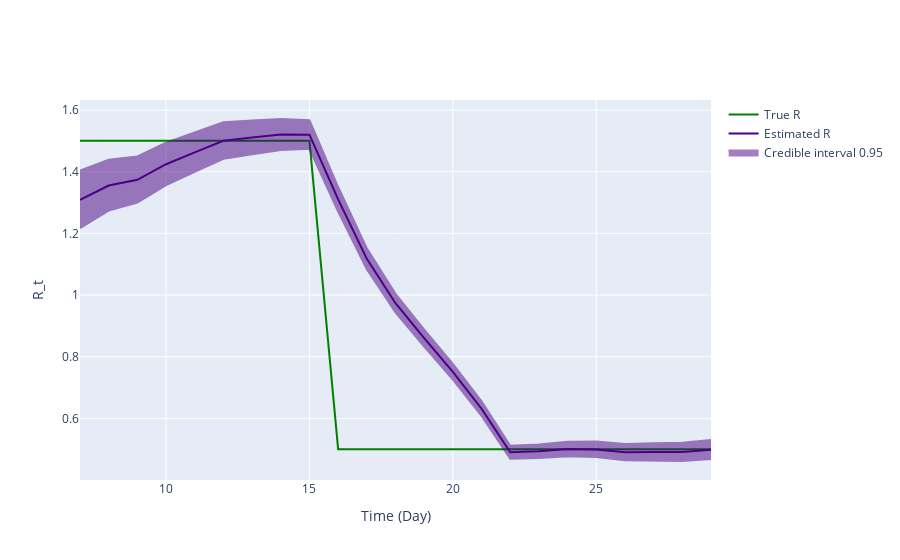

Notebook cell for this chart:
### Code cell
fig = ReproductionNumberPlot()

fig.add_ground_truth_rt(ground_truth)
fig.add_interval_rt(interval)

fig.update_labels(time_label='Time (Day)', r_label='R_t')

fig.show_figure()

### Figure 1 — Plotly figure (JSON) as saved in the notebook; plotly's stock layout.template omitted (floating-point values rounded to 4 significant figures)
{"data": [{"line": {"color": "green"}, "mode": "lines", "name": "True R", "type": "scatter", "x": [7, 8, 9, 10, 11, 12, 13, 14, 15, 16, 17, 18, 19, 20, 21, 22, 23, 24, 25, 26, 27, 28, 29], "y": [1.5, 1.5, 1.5, 1.5, 1.5, 1.5, 1.5, 1.5, 1.5, 0.5, 0.5, 0.5, 0.5, 0.5, 0.5, 0.5, 0.5, 0.5, 0.5, 0.5, 0.5, 0.5, 0.5]}, {"line": {"color": "indigo"}, "mode": "lines", "name": "Estimated R", "type": "scatter", "x": [7, 8, 9, 10, 11, 12, 13, 14, 15, 16, 17, 18, 19, 20, 21, 22, 23, 24, 25, 26, 27, 28, 29], "y": [1.309, 1.355, 1.374, 1.424, 1.463, 1.501, 1.511, 1.52, 1.52, 1.31, 1.117, 0.9735, 0.8604, 0.7511, 0.6313, 0.4901, 0.4932, 0.5003, 0.4993, 0.4901, 0.4912, 0.4908, 0.4985]}, {"fill": "toself", "fillcolor": "indigo", "line": {"color": "indigo"}, "mode": "lines", "name": "Credible interval 0.95", "opacity": 0.5, "type": "scatter", "x": [7, 8, 9, 10, 11, 12, 13, 14, 15, 16, 17, 18, 19, 20, 21, 22, 23, 24, 25, 26, 27, 28, 29, 29, 28, 27, 26, 25, 24, 23, 22, 21, 20, 19, 18, 17, 16, 15, 14, 13, 12, 11, 10, 9, 8, 7], "y": [1.404, 1.439, 1.449, 1.494, 1.527, 1.56, 1.566, 1.571, 1.567, 1.35, 1.152, 1.004, 0.8881, 0.7768, 0.655, 0.5115, 0.5155, 0.5243, 0.5249, 0.517, 0.5197, 0.5206, 0.5301, 0.4679, 0.4618, 0.4636, 0.4639, 0.4744, 0.477, 0.4714, 0.4692, 0.608, 0.7258, 0.833, 0.9436, 1.083, 1.271, 1.474, 1.471, 1.457, 1.442, 1.4, 1.356, 1.3, 1.274, 1.217]}], "layout": {"hovermode": "x unified", "xaxis": {"title": {"text": "Time (Day)"}}, "yaxis": {"title": {"text": "R_t"}}}}
